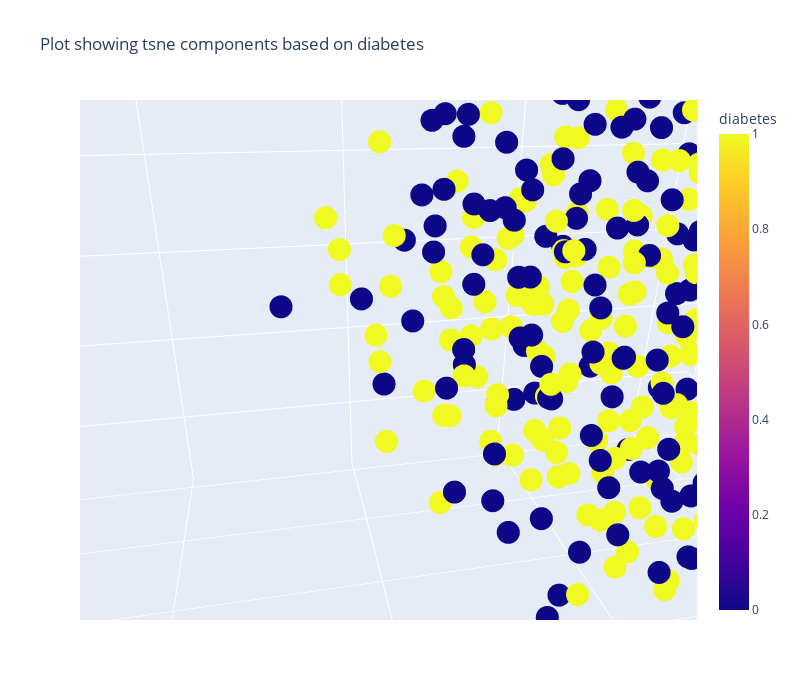

Write notebook code for a chart like this one.
### Markdown cell above
From above 3d plot, we can see that TSNE is able to capture enough variance and able to distinguih between diabetes

### Code cell
# Visualizing the all 3 tsne components based on diabetes using plotly 

# import plotly.express as px
fig = px.scatter_3d(diabetes_tsne_transfom_df_full, x='tsn1', y='tsn2', z='tsn3',
              color='diabetes',
                 width=800,height=700,title = 'Plot showing tsne components based on diabetes')
fig.show()

### Figure 1 — Plotly figure (JSON) as saved in the notebook; plotly's stock layout.template omitted (floating-point values rounded to 4 significant figures; data arrays with more than 128 entries replaced by an {"elided": "..."} marker saying what was removed)
{"data": [{"hovertemplate": "tsn1=%{x}<br>tsn2=%{y}<br>tsn3=%{z}<br>diabetes=%{marker.color}<extra></extra>", "legendgroup": "", "marker": {"color": {"elided": "442 int values"}, "coloraxis": "coloraxis", "symbol": "circle"}, "mode": "markers", "name": "", "scene": "scene", "showlegend": false, "type": "scatter3d", "x": {"elided": "442 float values"}, "y": {"elided": "442 float values"}, "z": {"elided": "442 float values"}}], "layout": {"coloraxis": {"colorbar": {"title": {"text": "diabetes"}}, "colorscale": [[0, "#0d0887"], [0.1111, "#46039f"], [0.2222, "#7201a8"], [0.3333, "#9c179e"], [0.4444, "#bd3786"], [0.5556, "#d8576b"], [0.6667, "#ed7953"], [0.7778, "#fb9f3a"], [0.8889, "#fdca26"], [1, "#f0f921"]]}, "height": 700, "legend": {"tracegroupgap": 0}, "scene": {"aspectmode": "auto", "aspectratio": {"x": 1.398, "y": 0.8776, "z": 0.8152}, "camera": {"center": {"x": 0, "y": 0, "z": 0}, "eye": {"x": 0.1128, "y": 0.5764, "z": 0.2625}, "projection": {"type": "perspective"}, "up": {"x": 0, "y": 0, "z": 1}}, "domain": {"x": [0, 1], "y": [0, 1]}, "xaxis": {"title": {"text": "tsn1"}, "type": "linear"}, "yaxis": {"title": {"text": "tsn2"}, "type": "linear"}, "zaxis": {"title": {"text": "tsn3"}, "type": "linear"}}, "title": {"text": "Plot showing tsne components based on diabetes"}, "width": 800}}
